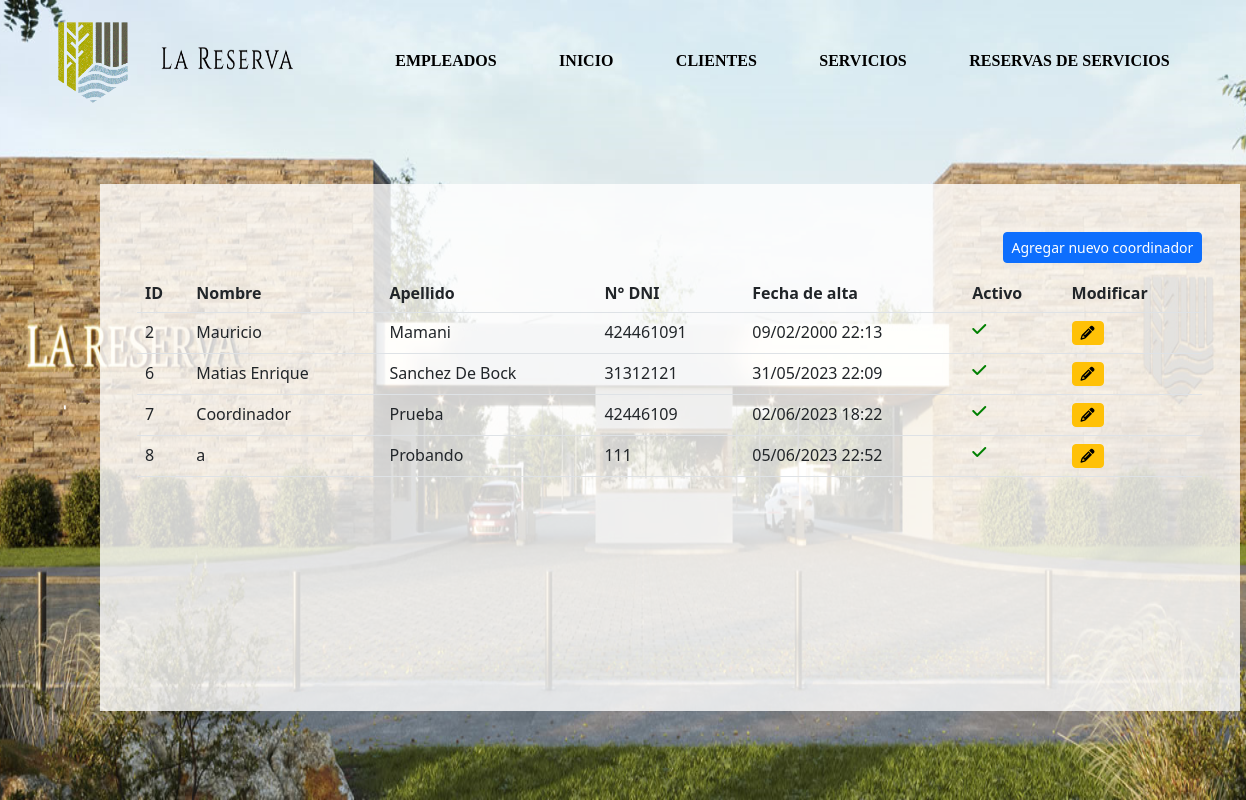
The app's page /reservas/coordinadores/listado/ with its own data.
### reservas/models.py (models this page shows, shortened)
class Coordinador(models.Model):
    nombre = models.CharField(verbose_name="Nombre",max_length=50)
    apellido = models.CharField(verbose_name="Apellido",max_length=50)
    numero_documento = models.IntegerField(verbose_name="Numero de documento", unique=True)
    fecha_alta = models.DateTimeField(verbose_name="Fecha de alta",auto_now_add=True)
    activo = models.BooleanField(verbose_name="Activo",default=True)

### reservas/views.py (the view)
# urls.py: path('coordinadores/listado/', views.listado_coordinadores, name="listado_coordinadores"),
def listado_coordinadores(request):
    coordinadores = Coordinador.objects.all()
    context = {
        "coordinadores": coordinadores
    }
    return render(request, "reservas/listar_coordinador.html", context)

### reservas/templates/reservas/listar_coordinador.html (shortened to what this page needs)
{% load static %}
<link rel="stylesheet" href="{% static 'css/home.css' %}">
 <link rel="stylesheet" href="{% static 'css/listados.css' %}" />
 <link rel="stylesheet" href="https://cdnjs.cloudflare.com/ajax/libs/font-awesome/6.2.1/css/all.min.css" />
 <link rel="stylesheet" href="https://cdn.jsdelivr.net/npm/bootstrap@5.2.3/dist/css/bootstrap.min.css" />
<div class="cabecera">
    <div>
        <img src="{% static 'img/BANNER-01.png' %}" alt="" width="100%" id="fondo">
    </div>
    <div class="navegar">
        <div id="div_logo">
            <img src="{% static 'img/resetImage.png' %}" alt="" id="logo">
            <img src="{% static 'img/resetImage (1).png' %}" alt="" id="logo_letra">
        </div>
        <div id="nav">
            <a href="{% url 'listado_empleados' %}" class="a">EMPLEADOS</a>
            <a href="{% url 'home' %}" class="a">INICIO</a>
            <a href="{% url 'listado_clientes' %}" class="a">CLIENTES</a>
            <a href="{% url 'listado_servicios' %}" class="a">SERVICIOS</a>
            <a href="{% url 'listado_reservas_de_servicios' %}" class="a">RESERVAS DE SERVICIOS</a>
        </div>
    </div>
    {% load tz %}
    <div class="container mt-4" id="tabla">
        <div class="row">
            <div class="col-sm-12 col-md-12 col-lg-12 col-xl-12">
                <a href="{% url 'registrar_coordinador' %}" id="nuevo"><button class='btn btn-sm btn-primary'>Agregar nuevo coordinador</button></a>
                <div class="table-responsive" id="div1">
                    <table id="listado" class="table">
                        <thead>
                            <tr>
                                <th>ID</th>
                                <th>Nombre</th>
                                <th>Apellido</th>
                                <th>N° DNI</th>
                                <th>Fecha de alta</th>
                                <th>Activo</th>
                                <th>Modificar</th>
                            </tr>
                        </thead>
                        <tbody>
                            {% for coordinador in coordinadores %}
                            <tr>
                                <td>{{coordinador.id}}</td>
                                <td>{{coordinador.nombre}}</td>
                                <td>{{coordinador.apellido}}</td>
                                <td>{{coordinador.numero_documento}}</td>
                                <td>{{coordinador.fecha_alta|localtime|date:"d/m/Y H:i"}}</td>
                                {% if coordinador.activo %}
                                    <td><a href="{% url 'desactivar_coordinador' coordinador.id %}"><i class='fa-solid fa-check' style='color: green;'></a></td>
                                {% else %}
                                    <td><a href="{% url 'activar_coordinador' coordinador.id %}"><i class='fa-solid fa-xmark' style='color: red;'></a></td>
                                {% endif %}
                                <td><a href="{% url 'modificar_coordinador' coordinador.id %}"><button class='btn btn-sm btn-warning'><i class='fa-solid fa-pencil'></i></button></a></td>
                            </tr>
                            {% endfor %}
                        </tbody>
                    </table>
                </div>
            </div>
        </div>
    </div>
</div>

### ProyectoAlkemy/static/css/home.css (style rules this page uses)
* { margin: 0px; padding: 0px; box-sizing: border-box; }
.cabecera { position: relative; }
.navegar { width: 100%; position: absolute; top: 0; display: grid; grid-template-columns: 25% auto; gap: 20px; padding: 15px 25px; }
#div_logo { display: flex; justify-content: space-evenly; }
#logo { width: 25%; }
#logo_letra { margin: 10% 0; width: 45%; height: 28%; }
#nav { display: flex; justify-content: space-around; padding: 20px; align-items: center; }
#fondo { height: 100%; }
.a { color: black; font-size: 1em; font-weight: 800; text-decoration: none; font-family: 'Times New Roman', Times, serif; }

### ProyectoAlkemy/static/css/listados.css (style rules this page uses)
* { margin: 0px; padding: 0px; box-sizing: border-box; }
.cabecera { position: relative; }
.navegar { width: 100%; position: absolute; top: 0; display: grid; grid-template-columns: 25% auto; gap: 20px; padding: 15px 25px; }
#div_logo { display: flex; justify-content: space-evenly; }
#logo { width: 25%; }
#logo_letra { margin: 10% 0; width: 45%; height: 28%; }
#nav { display: flex; justify-content: space-around; padding: 20px; align-items: center; }
#fondo { height: 100%; }
.a { color: black; font-size: 1em; font-weight: 800; text-decoration: none; font-family: 'Times New Roman', Times, serif; }
#tabla { position: absolute; top: 20%; background-color: rgba(255, 255, 255, 0.8); padding: 3%; margin: 8%; }
#nuevo { display: flex; justify-content: right; padding: 1% 0; }
#div1 { overflow:scroll; height:400px; width:100%; }
#listado { width:100%; }

### records on screen
Coordinador: id "2", nombre "Mauricio", apellido "Mamani", numero_documento "424461091", fecha_alta "09/02/2000 22:13", activo True (drawn)
Coordinador: id "6", nombre "Matias Enrique", apellido "Sanchez De Bock", numero_documento "31312121", fecha_alta "31/05/2023 22:09", activo True (drawn)
Coordinador: id "7", nombre "Coordinador", apellido "Prueba", numero_documento "42446109", fecha_alta "02/06/2023 18:22", activo True (drawn)
Coordinador: id "8", nombre "a", apellido "Probando", numero_documento "111", fecha_alta "05/06/2023 22:52", activo True (drawn)
